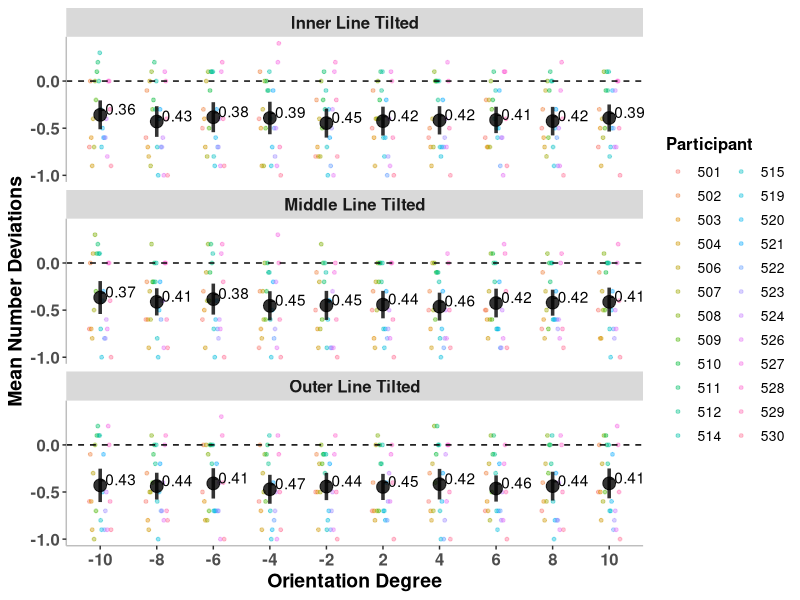
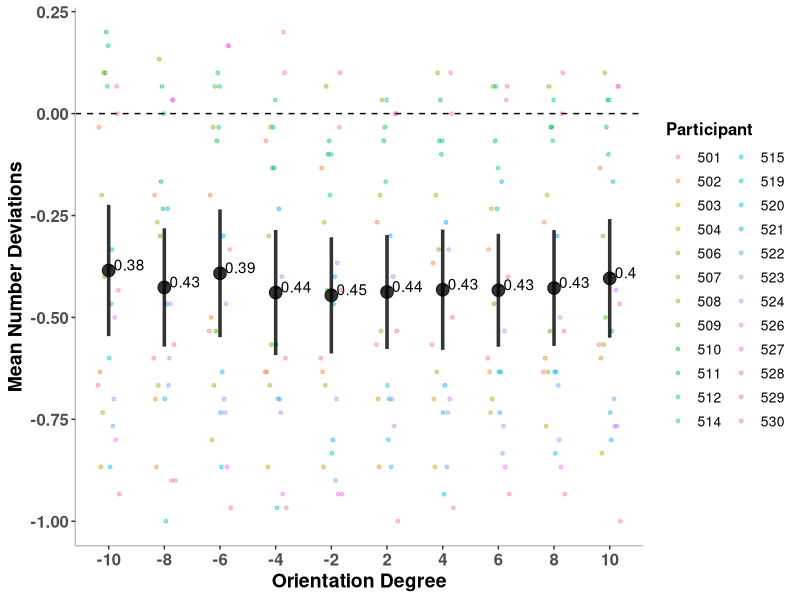
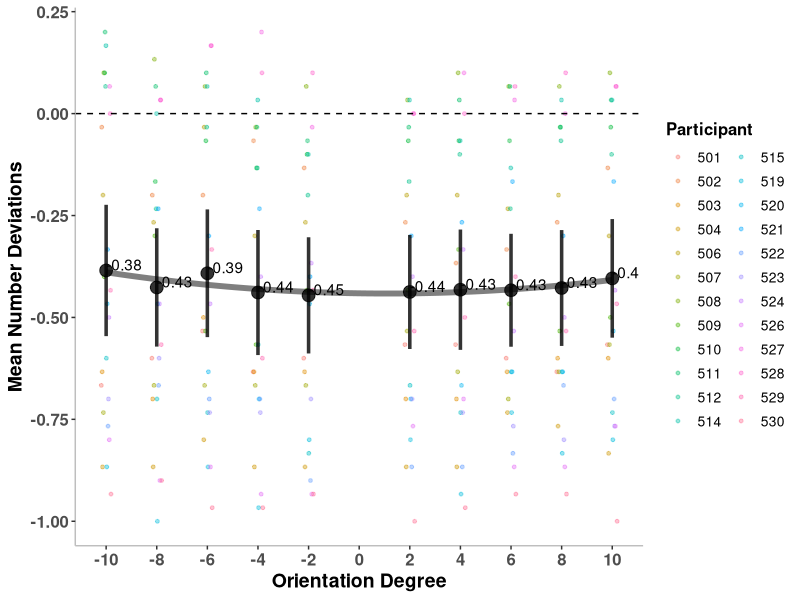
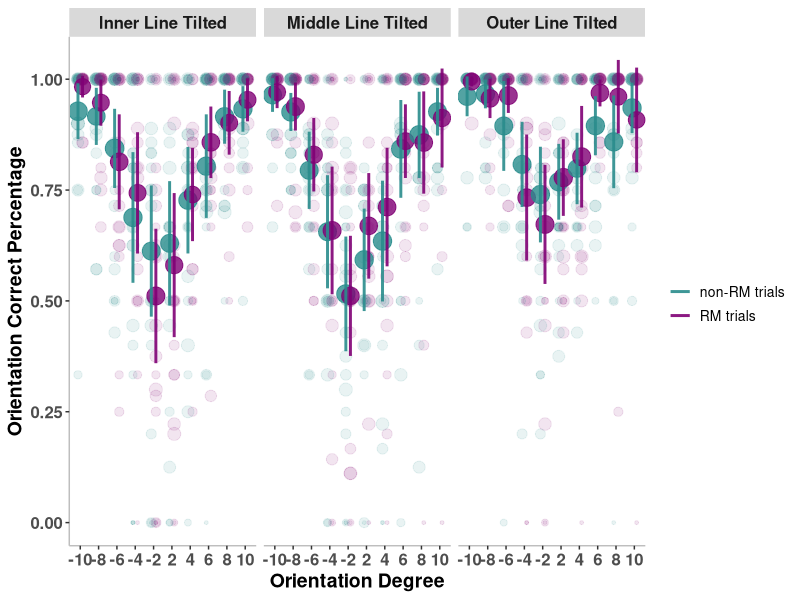
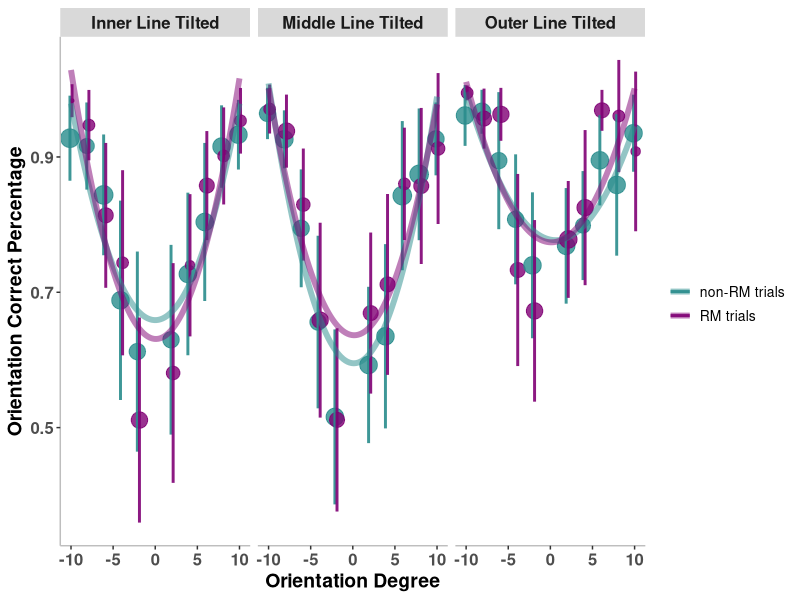
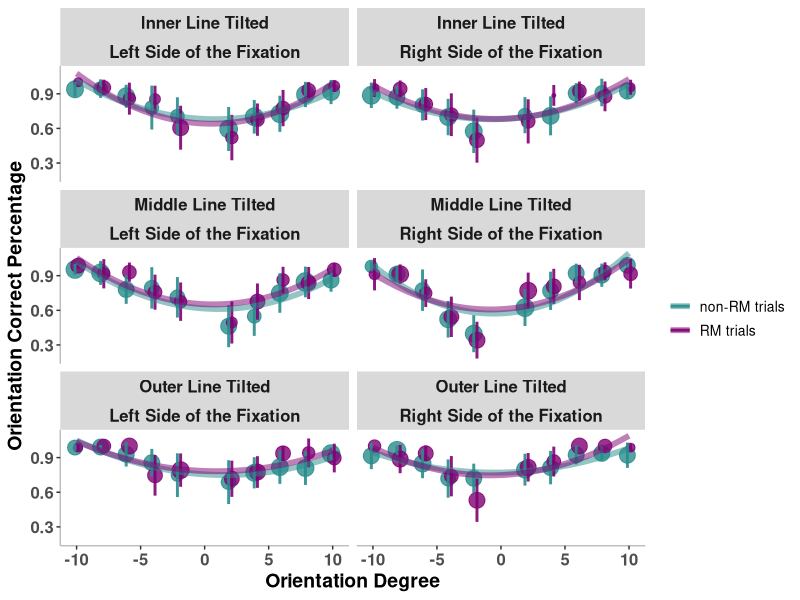

Generate these figures, in order, with R:
#---libraries--####
library(dplyr)
library(tidyverse)
library(ggplot2)
library(readxl)
library(rstatix)


#----parameters before run --####

set_size = 3 # or 4 -- selecting Set Size to inspect

failed_list <- c("505", "513", "516", "517", "518", "525") #505 has %60 Correctness -> df_tilt_control.xlsx

participant_list  <- c(as.character(seq(501, 530, 1))) #participant code list
participant_list <- participant_list[!participant_list %in% failed_list] #participant code list after elimination

# a theme for each plot
theme_my_data <- theme(
  axis.title.x = element_text(
    color = "black",
    size = 14,
    face = "bold"
  ),
  axis.title.y = element_text(
    color = "black",
    size = 14,
    face = "bold"
  ),
  panel.border = element_blank(),
  # remove panel grid lines
  panel.grid.major = element_blank(),
  panel.grid.minor = element_blank(),
  # remove panel background
  panel.background = element_blank(),
  # add axis line
  axis.line = element_line(colour = "grey"),
  # x,y axis tick labels
  axis.text.x = element_text(size = 12, face = "bold"),
  axis.text.y = element_text(size = 12, face = "bold"),
  # legend size
  legend.title = element_text(size = 12, face = "bold"),
  legend.text = element_text(size = 10),
  # facet wrap title
  strip.text.x = element_text(size = 12, face = "bold")
)


#---load data--####
setwd("D:/Projects/RM_Tilt/Tilt") #working directory

my_data <- read_excel("df_tilt.xlsx") #load data

my_data <- my_data %>%
  filter(!SubID %in% failed_list) #filter out the low performance participants on control exp

#filtering data based on the parameter we choose and set it as main data to plot
my_data_3 <- my_data %>% filter(correct_num == 3)
my_data_4 <- my_data %>% filter(correct_num == 4)

if (set_size == 3) {
  df <- my_data_3
  nrow <- 3
} else {
  df <- my_data_4
  nrow <- 4
} 


# RM summary
RM_summary <- df %>%
  group_by(RM) %>%
  summarise(count = n(), .groups = 'drop') %>%
  mutate(percentage_RM = (count / sum(count)) * 100)

#----NUMBER DEVIATION VS ORI DEGREE by LOCATION -- ####

data_by_pp <- df %>%
  group_by(
    SubID,
    ori_deg,
    oriented_line_location
    ) %>%
  summarise(
    num_deviation_mean = mean(number_deviation),
    num_deviation_sd = sd(number_deviation),
    n = n()
  ) %>%
  mutate(
    num_deviation_SEM = num_deviation_sd / sqrt(n),
    num_deviation_CI = num_deviation_SEM * qt((1 - 0.05) / 2 + .5, n - 1)
  )


data_across_pp <- data_by_pp %>%
  group_by(
    ori_deg,
    oriented_line_location
    ) %>%
  summarise(
    num_dv_mean = mean(num_deviation_mean),
    num_dv_sd = sd(num_deviation_mean),
    n = n()
    ) %>%
  mutate(
    num_dv_SEM = num_dv_sd / sqrt(n),
    num_dv_CI = num_dv_SEM * qt((1 - 0.05) / 2 + .5, n - 1)
  )

#adding levels to subID to be able to order
data_by_pp$SubID <-
  factor(
    data_by_pp$SubID,
    levels = participant_list
  )



my_plot1.0 <- ggplot() +
  
  geom_point(
    data = data_by_pp, 
    aes(
      x = as.factor(ori_deg),
      y = num_deviation_mean,
      color = SubID),
    position = position_dodge(width = 0.4),
    stat = 'identity',
    alpha = 0.4,
    size = 1) +
  
  
  labs(
    x = "Orientation Degree",
    y = "Mean Number Deviations",
    color = "Participant") +
  
  
  geom_point(
    data = data_across_pp,
    aes(x = as.factor(ori_deg),
        y = num_dv_mean),
    color = "black",
    alpha = 0.8,
    size = 4) +
  
  geom_errorbar(
    data = data_across_pp,
    aes(
      x = as.factor(ori_deg),
      y = num_dv_mean,
      ymin = num_dv_mean - num_dv_CI,
      ymax = num_dv_mean + num_dv_CI
    ),
    size  = 1.2,
    width = .00,
    alpha = 0.8,
    position = position_dodge(width = 0.5)
  ) +
  
  geom_text(
    data = data_across_pp,
    aes(x = as.numeric(as.factor(ori_deg)) + 0.001,
               y = num_dv_mean,
               label = round(num_dv_mean, 2)),
           hjust = 0, vjust = 0,
           color = "black",
           alpha = 1) +
  
  geom_hline(yintercept = 0, linetype = "dashed") +
  
  facet_wrap( ~ oriented_line_location, nrow  = 3, labeller = labeller(
    oriented_line_location =
      c(
        "inner" = "Inner Line Tilted",
        "middle" = "Middle Line Tilted",
        "outer" = "Outer Line Tilted",
        "middle_inner" = "Middle-Inner Line Tilted",
        "middle_outer" = "Middle-Outer Line Tilted"
      ))
  ) +
    
    theme_my_data

my_plot1.0

#----NUMBER DEVIATION VS ORI DEGREE combined location -- ####
data_by_pp1.1 <- df %>%
  group_by(
    SubID,
    ori_deg
  ) %>%
  summarise(
    num_deviation_mean = mean(number_deviation),
    num_deviation_sd = sd(number_deviation),
    n = n()
  ) %>%
  mutate(
    num_deviation_SEM = num_deviation_sd / sqrt(n),
    num_deviation_CI = num_deviation_SEM * qt((1 - 0.05) / 2 + .5, n - 1)
  )


data_across_pp1.1 <- data_by_pp1.1 %>%
  group_by(
    ori_deg
  ) %>%
  summarise(
    num_dv_mean = mean(num_deviation_mean),
    num_dv_sd = sd(num_deviation_mean),
    n = n()
  ) %>%
  mutate(
    num_dv_SEM = num_dv_sd / sqrt(n),
    num_dv_CI = num_dv_SEM * qt((1 - 0.05) / 2 + .5, n - 1)
  )

#adding levels to subID to be able to order
data_by_pp1.1$SubID <-
  factor(
    data_by_pp1.1$SubID,
    levels = participant_list
  )



my_plot1.1 <- ggplot() +
  
  geom_point(
    data = data_by_pp1.1, 
    aes(
      x = as.factor(ori_deg),
      y = num_deviation_mean,
      color = SubID),
    position = position_dodge(width = 0.4),
    stat = 'identity',
    alpha = 0.4,
    size = 1) +
  
  
  labs(
    x = "Orientation Degree",
    y = "Mean Number Deviations",
    color = "Participant") +
  
  
  geom_point(
    data = data_across_pp1.1,
    aes(x = as.factor(ori_deg),
        y = num_dv_mean),
    color = "black",
    alpha = 0.8,
    size = 4) +
  
  geom_errorbar(
    data = data_across_pp1.1,
    aes(
      x = as.factor(ori_deg),
      y = num_dv_mean,
      ymin = num_dv_mean - num_dv_CI,
      ymax = num_dv_mean + num_dv_CI
    ),
    size  = 1.2,
    width = .00,
    alpha = 0.8,
    position = position_dodge(width = 0.5)
  ) +
  
  geom_text(
    data = data_across_pp1.1,
    aes(x = as.numeric(as.factor(ori_deg)) + 0.001,
        y = num_dv_mean,
        label = round(num_dv_mean, 2)),
    hjust = 0, vjust = 0,
    color = "black",
    alpha = 1) +
  
  geom_hline(yintercept = 0, linetype = "dashed") +
  
  theme_my_data

my_plot1.1

#----NUMBER DEVIATION VS ORI DEGREE combined location WITH STAT_SMOOTH -- ####

my_plot1.2 <- ggplot() +
  
  geom_point(
    data = data_by_pp1.1, 
    aes(
      x = ori_deg,
      y = num_deviation_mean,
      color = SubID),
    position = position_dodge(width = 0.4),
    stat = 'identity',
    alpha = 0.4,
    size = 1) +
  
  
  geom_point(
    data = data_across_pp1.1,
    aes(x = ori_deg,
        y = num_dv_mean),
    color = "black",
    alpha = 0.8,
    size = 4) +
  
  
  geom_errorbar(
    data = data_across_pp1.1,
    aes(
      x = ori_deg,
      y = num_dv_mean,
      ymin = num_dv_mean - num_dv_CI,
      ymax = num_dv_mean + num_dv_CI
    ),
    size  = 1.2,
    width = .00,
    alpha = 0.8,
    position = position_dodge(width = 0.5)
  ) +
  
  
  geom_text(
    data = data_across_pp1.1,
    aes(x = as.numeric(ori_deg) + 0.001,
        y = num_dv_mean,
        label = round(num_dv_mean, 2)),
    hjust = 0, vjust = 0,
    color = "black",
    alpha = 1) + 
  
  
  stat_smooth(
    data = data_across_pp,
    aes(
      x = ori_deg,
      y = num_dv_mean
    ),
    method = "glm",
    size = 2,
    se = FALSE,
    alpha = 0.5,
    geom = "line",
    formula = y ~ poly(x, 2)
  ) +
  
  
  scale_x_continuous(breaks = seq(-10,10,2))+
  
  
  geom_hline(yintercept = 0, linetype = "dashed") +
  
  
  labs(
    x = "Orientation Degree",
    y = "Mean Number Deviations",
    color = "Participant") +
  
  
  theme_my_data

my_plot1.2

#---- ORI CORRECT PERCENTAGES vs ORI DEG by LOCATION + RM-----#####

data_by_pp2 <- df %>%
  filter(RM %in% c('RM', "Correct")) %>%
  group_by(
    SubID,
    ori_deg,
    oriented_line_location,
    RM
  ) %>%
  summarise(
    ori_resp_mean = mean(as.integer(ori_correct)),
    ori_resp_sd = sd(as.integer(ori_correct)),
    n = n()
  ) %>%
  mutate(
    ori_resp_SEM = ori_resp_sd / sqrt(n),
    ori_resp_CI = ori_resp_SEM * qt((1 - 0.05) / 2 + .5, n - 1)
  )


data_across_pp2 <- data_by_pp2 %>%
  group_by(
    ori_deg,
    oriented_line_location,
    RM
  ) %>%
  summarise(
    ori_rp_mean = mean(ori_resp_mean),
    ori_rp_sd = sd(ori_resp_mean),
    n = n()
  ) %>%
  mutate(
    ori_rp_SEM = ori_rp_sd / sqrt(n),
    ori_rp_CI = ori_rp_SEM * qt((1 - 0.05) / 2 + .5, n - 1)
  )

#adding levels to subID to be able to order
data_by_pp2$SubID <-
  factor(
    data_by_pp2$SubID,
    levels = participant_list
  )



my_plot2.0 <- ggplot() +
  
  
  geom_point(
    data = data_by_pp2,
    aes(
      x = as.factor(ori_deg),
      y = ori_resp_mean,
      fill = RM,
      group = RM,
      color = RM,
      size = n
      ),
    position = position_dodge(width = 0.5),
    alpha = 0.1,
    show.legend = FALSE) +
  
  
  geom_point(
    data = data_across_pp2,
    aes(x = as.factor(ori_deg),
        y = ori_rp_mean,
        group = RM,
        color = RM,
        size = n),
    position = position_dodge(0.5),
    stat = "identity",
    alpha = 0.8,
    show.legend = FALSE) +

  
  geom_errorbar(
    data = data_across_pp2,
    aes(
      x = as.factor(ori_deg),
      y = ori_rp_mean,
      group = RM,
      color = RM,
      ymin = ori_rp_mean - ori_rp_CI,
      ymax = ori_rp_mean + ori_rp_CI,
      
    ),
    
    size  = 1.0,
    width = .00,
    alpha = 0.9,
    position = position_dodge(0.5)
  ) +
  
  facet_wrap( ~ oriented_line_location, ncol = 3, labeller = labeller(
    oriented_line_location =
      c(
        "inner" = "Inner Line Tilted",
        "middle" = "Middle Line Tilted",
        "outer" = "Outer Line Tilted",
        "middle_inner" = "Middle-Inner Line Tilted",
        "middle_outer" = "Middle-Outer Line Tilted"
      ))
  ) +
  
  
  #geom_hline(yintercept = 0.5, linetype = "dashed") +

  
  scale_color_manual(
    labels = c("non-RM trials", "RM trials"),
    values = c( "#298C8C", "#800074"),
    name = ""
  ) +
  
  theme_my_data  +
  
  
  labs(
    x = "Orientation Degree",
    y = "Orientation Correct Percentage",
    color = "Redundancy Masking"
  )
  

my_plot2.0 



my_plot2.1 <- ggplot() +
  
  
  
  geom_point(
    data = data_across_pp2,
    aes(x = ori_deg,
        y = ori_rp_mean,
        group = RM,
        color = RM,
        size = n),
    position = position_dodge(0.5),
    stat = "identity",
    alpha = 0.8,
    show.legend = FALSE) +
  
  
  geom_errorbar(
    data = data_across_pp2,
    aes(
      x = ori_deg,
      y = ori_rp_mean,
      group = RM,
      color = RM,
      ymin = ori_rp_mean - ori_rp_CI,
      ymax = ori_rp_mean + ori_rp_CI,
      
    ),
    
    size  = 1.0,
    width = .00,
    alpha = 0.9,
    position = position_dodge(0.5)
  ) +
  
  facet_wrap( ~ oriented_line_location, ncol = 3, labeller = labeller(
    oriented_line_location =
      c(
        "inner" = "Inner Line Tilted",
        "middle" = "Middle Line Tilted",
        "outer" = "Outer Line Tilted",
        "middle_inner" = "Middle-Inner Line Tilted",
        "middle_outer" = "Middle-Outer Line Tilted"
      ))
  ) +
  
  
  stat_smooth(
    data = data_across_pp2,
    aes(
      x = ori_deg,
      y = ori_rp_mean,
      group = RM,
      color = RM
    ),
    method = "glm",
    size = 2,
    se = FALSE,
    alpha = 0.5,
    geom = "line",
    formula = y ~ poly(x, 2)
    
  ) +
  
  
  scale_color_manual(
    labels = c("non-RM trials", "RM trials"),
    values = c( "#298C8C", "#800074"),
    name = ""
  ) +
  
  theme_my_data  +
  
  
  labs(
    x = "Orientation Degree",
    y = "Orientation Correct Percentage",
    color = "Redundancy Masking"
  )


my_plot2.1

#---- ORI CORRECT PERCENTAGES vs ORI DEG by LOCATION + RM + Visual Field -----#####

data_by_pp3 <- df %>%
  filter(RM %in% c('RM', "Correct")) %>%
  group_by(
    SubID,
    ori_deg,
    oriented_line_location,
    RM,
    hemisphere
  ) %>%
  summarise(
    ori_resp_mean = mean(as.integer(ori_correct)),
    ori_resp_sd = sd(as.integer(ori_correct)),
    n = n()
  ) %>%
  mutate(
    ori_resp_SEM = ori_resp_sd / sqrt(n),
    ori_resp_CI = ori_resp_SEM * qt((1 - 0.05) / 2 + .5, n - 1)
  )


data_across_pp3 <- data_by_pp3 %>%
  group_by(
    ori_deg,
    oriented_line_location,
    RM,
    hemisphere
  ) %>%
  summarise(
    ori_rp_mean = mean(ori_resp_mean),
    ori_rp_sd = sd(ori_resp_mean),
    n = n()
  ) %>%
  mutate(
    ori_rp_SEM = ori_rp_sd / sqrt(n),
    ori_rp_CI = ori_rp_SEM * qt((1 - 0.05) / 2 + .5, n - 1)
  )

#adding levels to subID to be able to order
data_by_pp3$SubID <-
  factor(
    data_by_pp3$SubID,
    levels = participant_list
  )



my_plot3.0 <- ggplot() +
  
  
  
  geom_point(
    data = data_across_pp3,
    aes(x = ori_deg,
        y = ori_rp_mean,
        group = RM,
        color = RM,
        size = n),
    position = position_dodge(0.5),
    stat = "identity",
    alpha = 0.8,
    show.legend = FALSE) +
  
  
  geom_errorbar(
    data = data_across_pp3,
    aes(
      x = ori_deg,
      y = ori_rp_mean,
      group = RM,
      color = RM,
      ymin = ori_rp_mean - ori_rp_CI,
      ymax = ori_rp_mean + ori_rp_CI,
      
    ),
    
    size  = 1.0,
    width = .00,
    alpha = 0.9,
    position = position_dodge(0.5)
  ) +
  
  facet_wrap( ~ oriented_line_location + hemisphere, nrow = nrow, labeller = labeller(
    oriented_line_location =
      c(
        "inner" = "Inner Line Tilted",
        "middle" = "Middle Line Tilted",
        "outer" = "Outer Line Tilted",
        "middle_inner" = "Middle-Inner Line Tilted",
        "middle_outer" = "Middle-Outer Line Tilted"
      ),
    hemisphere = 
      c(
        "left" = "Left Side of the Fixation",
        "right" = "Right Side of the Fixation"
      ))
  ) +
  
  
  stat_smooth(
    data = data_across_pp3,
    aes(
      x = ori_deg,
      y = ori_rp_mean,
      group = RM,
      color = RM
    ),
    method = "glm",
    size = 2,
    se = FALSE,
    alpha = 0.5,
    geom = "line",
    formula = y ~ poly(x, 2)
    
  ) +
  
  
  scale_color_manual(
    labels = c("non-RM trials", "RM trials"),
    values = c( "#298C8C", "#800074"),
    name = ""
  ) +
  
  theme_my_data  +
  
  
  labs(
    x = "Orientation Degree",
    y = "Orientation Correct Percentage",
    color = "Redundancy Masking"
  )

my_plot3.0
